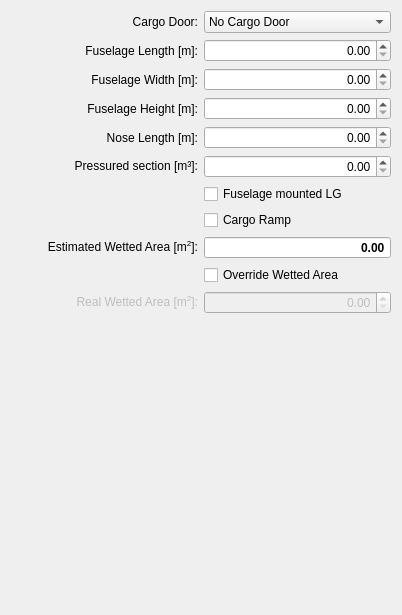
          <widget class="QWidget" name="scrollAreaWidgetContents_2">
           <property name="geometry">
            <rect>
             <x>0</x>
             <y>0</y>
             <width>402</width>
             <height>615</height>
            </rect>
           </property>
           <layout class="QGridLayout" name="gridLayout_13">
            <item row="7" column="1">
             <widget class="QDoubleSpinBox" name="spinBoxNoseLength">
              <property name="toolTip">
               <string>nose length</string>
              </property>
              <property name="alignment">
               <set>Qt::AlignRight|Qt::AlignTrailing|Qt::AlignVCenter</set>
              </property>
             </widget>
            </item>
            <item row="0" column="1">
             <widget class="QComboBox" name="comboBoxCargoDoor">
              <property name="toolTip">
               <string>Cargo door</string>
              </property>
              <item>
               <property name="text">
                <string>No Cargo Door</string>
               </property>
              </item>
              <item>
               <property name="text">
                <string>One Side Cargo Door</string>
               </property>
              </item>
              <item>
               <property name="text">
                <string>Two Side Cargo Door</string>
               </property>
              </item>
              <item>
               <property name="text">
                <string>Aft Clamshell Door</string>
               </property>
              </item>
              <item>
               <property name="text">
                <string>Two Side and Aft Door</string>
               </property>
              </item>
             </widget>
            </item>
            <item row="8" column="1">
             <widget class="QDoubleSpinBox" name="spinBoxPressVol">
              <property name="toolTip">
               <string>Volume of pressurized section</string>
              </property>
              <property name="alignment">
               <set>Qt::AlignRight|Qt::AlignTrailing|Qt::AlignVCenter</set>
              </property>
              <property name="decimals">
               <number>2</number>
              </property>
              <property name="maximum">
               <double>99999.990000000005239</double>
              </property>
             </widget>
            </item>
            <item row="3" column="0">
             <widget class="QLabel" name="labelFuseLength">
              <property name="toolTip">
               <string>fuselage length</string>
              </property>
              <property name="text">
               <string>Fuselage Length [m]:</string>
              </property>
              <property name="alignment">
               <set>Qt::AlignRight|Qt::AlignTrailing|Qt::AlignVCenter</set>
              </property>
              <property name="buddy">
               <cstring>spinBoxFuseLength</cstring>
              </property>
             </widget>
            </item>
            <item row="10" column="1">
             <widget class="QCheckBox" name="checkBoxCargoRamp">
              <property name="toolTip">
               <string>Cargo Ramp</string>
              </property>
              <property name="text">
               <string>Cargo Ramp</string>
              </property>
             </widget>
            </item>
            <item row="4" column="1">
             <widget class="QDoubleSpinBox" name="spinBoxFuseWidth">
              <property name="toolTip">
               <string>fuselage width</string>
              </property>
              <property name="alignment">
               <set>Qt::AlignRight|Qt::AlignTrailing|Qt::AlignVCenter</set>
              </property>
             </widget>
            </item>
            <item row="4" column="0">
             <widget class="QLabel" name="labelFuseWidth">
              <property name="toolTip">
               <string>fuselage width</string>
              </property>
              <property name="text">
               <string>Fuselage Width [m]:</string>
              </property>
              <property name="alignment">
               <set>Qt::AlignRight|Qt::AlignTrailing|Qt::AlignVCenter</set>
              </property>
              <property name="buddy">
               <cstring>spinBoxFuseWidth</cstring>
              </property>
             </widget>
            </item>
            <item row="12" column="1">
             <widget class="QCheckBox" name="checkBoxWettedAreaOverride">
              <property name="text">
               <string>Override Wetted Area</string>
              </property>
             </widget>
            </item>
            <item row="11" column="1">
             <widget class="QDoubleSpinBox" name="spinBoxWettedAreaEstimated">
              <property name="font">
               <font>
                <weight>75</weight>
                <bold>true</bold>
               </font>
              </property>
              <property name="focusPolicy">
               <enum>Qt::NoFocus</enum>
              </property>
              <property name="toolTip">
               <string>estimated fuselage wetted area</string>
              </property>
              <property name="alignment">
               <set>Qt::AlignRight|Qt::AlignTrailing|Qt::AlignVCenter</set>
              </property>
              <property name="readOnly">
               <bool>true</bool>
              </property>
              <property name="buttonSymbols">
               <enum>QAbstractSpinBox::NoButtons</enum>
              </property>
              <property name="maximum">
               <double>9999.989999999999782</double>
              </property>
             </widget>
            </item>
            <item row="5" column="0">
             <widget class="QLabel" name="labelFuseHeight">
              <property name="toolTip">
               <string>fuselage height</string>
              </property>
              <property name="text">
               <string>Fuselage Height [m]:</string>
              </property>
              <property name="alignment">
               <set>Qt::AlignRight|Qt::AlignTrailing|Qt::AlignVCenter</set>
              </property>
              <property name="buddy">
               <cstring>spinBoxFuseHeight</cstring>
              </property>
             </widget>
            </item>
            <item row="9" column="1">
             <widget class="QCheckBox" name="checkBoxFuselageLG">
              <property name="toolTip">
               <string>Fuselage mounted main landing gear</string>
              </property>
              <property name="text">
               <string>Fuselage mounted LG</string>
              </property>
             </widget>
            </item>
            <item row="14" column="1">
             <spacer name="verticalSpacerFuselage">
              <property name="orientation">
               <enum>Qt::Vertical</enum>
              </property>
              <property name="sizeHint" stdset="0">
               <size>
                <width>20</width>
                <height>476</height>
               </size>
              </property>
             </spacer>
            </item>
            <item row="8" column="0">
             <widget class="QLabel" name="labelPressVol">
              <property name="toolTip">
               <string>Volume of pressurized section</string>
              </property>
              <property name="text">
               <string>&lt;html&gt;&lt;head/&gt;&lt;body&gt;&lt;p&gt;Pressured section [m&lt;span style=&quot; font-family:'Liberation Serif','serif';&quot;&gt;³&lt;/span&gt;]:&lt;/p&gt;&lt;/body&gt;&lt;/html&gt;</string>
              </property>
              <property name="alignment">
               <set>Qt::AlignRight|Qt::AlignTrailing|Qt::AlignVCenter</set>
              </property>
              <property name="buddy">
               <cstring>spinBoxPressVol</cstring>
              </property>
             </widget>
            </item>
            <item row="7" column="0">
             <widget class="QLabel" name="labelNoseLength">
              <property name="toolTip">
               <string>nose length</string>
              </property>
              <property name="text">
               <string>Nose Length [m]:</string>
              </property>
              <property name="alignment">
               <set>Qt::AlignRight|Qt::AlignTrailing|Qt::AlignVCenter</set>
              </property>
              <property name="buddy">
               <cstring>spinBoxNoseLength</cstring>
              </property>
             </widget>
            </item>
            <item row="11" column="0">
             <widget class="QLabel" name="labelWettedAreaEstimated">
              <property name="toolTip">
               <string>estimated fuselage wetted area</string>
              </property>
              <property name="text">
               <string>&lt;html&gt;&lt;head/&gt;&lt;body&gt;&lt;p&gt;Estimated Wetted Area [m&lt;span style=&quot; vertical-align:super;&quot;&gt;2&lt;/span&gt;]:&lt;/p&gt;&lt;/body&gt;&lt;/html&gt;</string>
              </property>
              <property name="alignment">
               <set>Qt::AlignRight|Qt::AlignTrailing|Qt::AlignVCenter</set>
              </property>
              <property name="buddy">
               <cstring>spinBoxWettedAreaEstimated</cstring>
              </property>
             </widget>
            </item>
            <item row="5" column="1">
             <widget class="QDoubleSpinBox" name="spinBoxFuseHeight">
              <property name="toolTip">
               <string>fuselage height</string>
              </property>
              <property name="alignment">
               <set>Qt::AlignRight|Qt::AlignTrailing|Qt::AlignVCenter</set>
              </property>
             </widget>
            </item>
            <item row="0" column="0">
             <widget class="QLabel" name="labelCargoDoor">
              <property name="toolTip">
               <string>Cargo door</string>
              </property>
              <property name="text">
               <string>Cargo Door:</string>
              </property>
              <property name="alignment">
               <set>Qt::AlignRight|Qt::AlignTrailing|Qt::AlignVCenter</set>
              </property>
              <property name="buddy">
               <cstring>comboBoxCargoDoor</cstring>
              </property>
             </widget>
            </item>
            <item row="3" column="1">
             <widget class="QDoubleSpinBox" name="spinBoxFuseLength">
              <property name="toolTip">
               <string>fuselage length</string>
              </property>
              <property name="alignment">
               <set>Qt::AlignRight|Qt::AlignTrailing|Qt::AlignVCenter</set>
              </property>
              <property name="maximum">
               <double>999.990000000000009</double>
              </property>
             </widget>
            </item>
            <item row="13" column="1">
             <widget class="QDoubleSpinBox" name="spinBoxWettedAreaReal">
              <property name="enabled">
               <bool>false</bool>
              </property>
              <property name="toolTip">
               <string>real fuselage wetted area</string>
              </property>
              <property name="alignment">
               <set>Qt::AlignRight|Qt::AlignTrailing|Qt::AlignVCenter</set>
              </property>
              <property name="maximum">
               <double>99999.990000000005239</double>
              </property>
             </widget>
            </item>
            <item row="13" column="0">
             <widget class="QLabel" name="labelWettedAreaReal">
              <property name="enabled">
               <bool>false</bool>
              </property>
              <property name="toolTip">
               <string>real fuselage wetted area</string>
              </property>
              <property name="text">
               <string>&lt;html&gt;&lt;head/&gt;&lt;body&gt;&lt;p&gt;Real Wetted Area [m&lt;span style=&quot; vertical-align:super;&quot;&gt;2&lt;/span&gt;]:&lt;/p&gt;&lt;/body&gt;&lt;/html&gt;</string>
              </property>
              <property name="alignment">
               <set>Qt::AlignRight|Qt::AlignTrailing|Qt::AlignVCenter</set>
              </property>
              <property name="buddy">
               <cstring>spinBoxWettedAreaReal</cstring>
              </property>
             </widget>
            </item>
           </layout>
          </widget>
